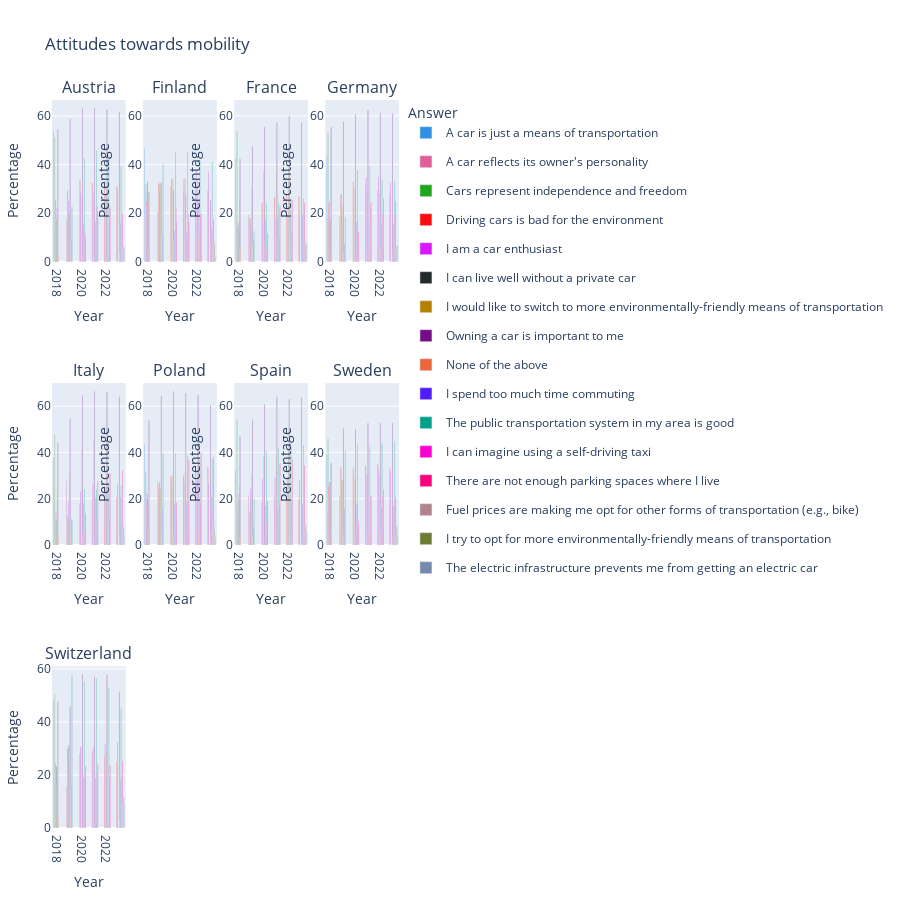

Here is the notebook cell this chart was saved with:
### Code cell
fig = create_bar_plot(mobility_attitude_df, 'Attitudes towards mobility')
fig.update_layout(height=900)
fig.show()
